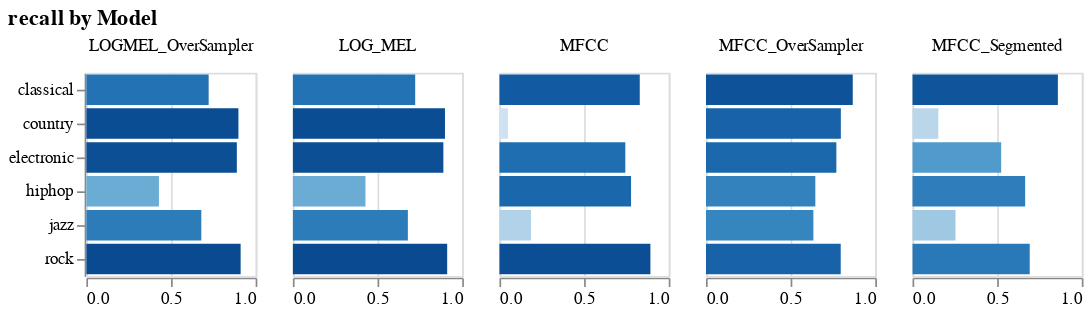

Here is the notebook cell this chart was saved with:
### Code cell
comp.display_metric_comparison_chart(comp.metrics[1])

### Figure 1 — Vega specification as saved in the notebook (floating-point values rounded to 4 significant figures)
{"$schema": "https://vega.github.io/schema/vega/v5.json", "data": [{"name": "source_0", "values": [{"index": "MFCC", "classical": 0.8289, "country": 0.05085, "electronic": 0.7435, "hiphop": 0.7773, "jazz": 0.1866, "rock": 0.8917, "accuracy": 0.7867, "macro avg": 0.5798, "weighted avg": 0.7867, "type": "classical", "amount": 0.8289, "amount_start": 0.0, "amount_end": 0.8289}, {"index": "MFCC", "classical": 0.8289, "country": 0.05085, "electronic": 0.7435, "hiphop": 0.7773, "jazz": 0.1866, "rock": 0.8917, "accuracy": 0.7867, "macro avg": 0.5798, "weighted avg": 0.7867, "type": "country", "amount": 0.05085, "amount_start": 0.0, "amount_end": 0.05085}, {"index": "MFCC", "classical": 0.8289, "country": 0.05085, "electronic": 0.7435, "hiphop": 0.7773, "jazz": 0.1866, "rock": 0.8917, "accuracy": 0.7867, "macro avg": 0.5798, "weighted avg": 0.7867, "type": "electronic", "amount": 0.7435, "amount_start": 0.0, "amount_end": 0.7435}, {"index": "MFCC", "classical": 0.8289, "country": 0.05085, "electronic": 0.7435, "hiphop": 0.7773, "jazz": 0.1866, "rock": 0.8917, "accuracy": 0.7867, "macro avg": 0.5798, "weighted avg": 0.7867, "type": "hiphop", "amount": 0.7773, "amount_start": 0.0, "amount_end": 0.7773}, {"index": "MFCC", "classical": 0.8289, "country": 0.05085, "electronic": 0.7435, "hiphop": 0.7773, "jazz": 0.1866, "rock": 0.8917, "accuracy": 0.7867, "macro avg": 0.5798, "weighted avg": 0.7867, "type": "jazz", "amount": 0.1866, "amount_start": 0.0, "amount_end": 0.1866}, {"index": "MFCC", "classical": 0.8289, "country": 0.05085, "electronic": 0.7435, "hiphop": 0.7773, "jazz": 0.1866, "rock": 0.8917, "accuracy": 0.7867, "macro avg": 0.5798, "weighted avg": 0.7867, "type": "rock", "amount": 0.8917, "amount_start": 0.0, "amount_end": 0.8917}, {"index": "MFCC_OverSampler", "classical": 0.8669, "country": 0.7966, "electronic": 0.7702, "hiphop": 0.6459, "jazz": 0.6343, "rock": 0.7958, "accuracy": 0.7611, "macro avg": 0.7516, "weighted avg": 0.7611, "type": "classical", "amount": 0.8669, "amount_start": 0.0, "amount_end": 0.8669}, {"index": "MFCC_OverSampler", "classical": 0.8669, "country": 0.7966, "electronic": 0.7702, "hiphop": 0.6459, "jazz": 0.6343, "rock": 0.7958, "accuracy": 0.7611, "macro avg": 0.7516, "weighted avg": 0.7611, "type": "country", "amount": 0.7966, "amount_start": 0.0, "amount_end": 0.7966}, {"index": "MFCC_OverSampler", "classical": 0.8669, "country": 0.7966, "electronic": 0.7702, "hiphop": 0.6459, "jazz": 0.6343, "rock": 0.7958, "accuracy": 0.7611, "macro avg": 0.7516, "weighted avg": 0.7611, "type": "electronic", "amount": 0.7702, "amount_start": 0.0, "amount_end": 0.7702}, {"index": "MFCC_OverSampler", "classical": 0.8669, "country": 0.7966, "electronic": 0.7702, "hiphop": 0.6459, "jazz": 0.6343, "rock": 0.7958, "accuracy": 0.7611, "macro avg": 0.7516, "weighted avg": 0.7611, "type": "hiphop", "amount": 0.6459, "amount_start": 0.0, "amount_end": 0.6459}, {"index": "MFCC_OverSampler", "classical": 0.8669, "country": 0.7966, "electronic": 0.7702, "hiphop": 0.6459, "jazz": 0.6343, "rock": 0.7958, "accuracy": 0.7611, "macro avg": 0.7516, "weighted avg": 0.7611, "type": "jazz", "amount": 0.6343, "amount_start": 0.0, "amount_end": 0.6343}, {"index": "MFCC_OverSampler", "classical": 0.8669, "country": 0.7966, "electronic": 0.7702, "hiphop": 0.6459, "jazz": 0.6343, "rock": 0.7958, "accuracy": 0.7611, "macro avg": 0.7516, "weighted avg": 0.7611, "type": "rock", "amount": 0.7958, "amount_start": 0.0, "amount_end": 0.7958}, {"index": "MFCC_Segmented", "classical": 0.8586, "country": 0.1525, "electronic": 0.5236, "hiphop": 0.6653, "jazz": 0.2537, "rock": 0.6923, "accuracy": 0.6094, "macro avg": 0.5244, "weighted avg": 0.6094, "type": "classical", "amount": 0.8586, "amount_start": 0.0, "amount_end": 0.8586}, {"index": "MFCC_Segmented", "classical": 0.8586, "country": 0.1525, "electronic": 0.5236, "hiphop": 0.6653, "jazz": 0.2537, "rock": 0.6923, "accuracy": 0.6094, "macro avg": 0.5244, "weighted avg": 0.6094, "type": "country", "amount": 0.1525, "amount_start": 0.0, "amount_end": 0.1525}, {"index": "MFCC_Segmented", "classical": 0.8586, "country": 0.1525, "electronic": 0.5236, "hiphop": 0.6653, "jazz": 0.2537, "rock": 0.6923, "accuracy": 0.6094, "macro avg": 0.5244, "weighted avg": 0.6094, "type": "electronic", "amount": 0.5236, "amount_start": 0.0, "amount_end": 0.5236}, {"index": "MFCC_Segmented", "classical": 0.8586, "country": 0.1525, "electronic": 0.5236, "hiphop": 0.6653, "jazz": 0.2537, "rock": 0.6923, "accuracy": 0.6094, "macro avg": 0.5244, "weighted avg": 0.6094, "type": "hiphop", "amount": 0.6653, "amount_start": 0.0, "amount_end": 0.6653}, {"index": "MFCC_Segmented", "classical": 0.8586, "country": 0.1525, "electronic": 0.5236, "hiphop": 0.6653, "jazz": 0.2537, "rock": 0.6923, "accuracy": 0.6094, "macro avg": 0.5244, "weighted avg": 0.6094, "type": "jazz", "amount": 0.2537, "amount_start": 0.0, "amount_end": 0.2537}, {"index": "MFCC_Segmented", "classical": 0.8586, "country": 0.1525, "electronic": 0.5236, "hiphop": 0.6653, "jazz": 0.2537, "rock": 0.6923, "accuracy": 0.6094, "macro avg": 0.5244, "weighted avg": 0.6094, "type": "rock", "amount": 0.6923, "amount_start": 0.0, "amount_end": 0.6923}, {"index": "LOG_MEL", "classical": 0.7224, "country": 0.8983, "electronic": 0.8889, "hiphop": 0.4288, "jazz": 0.6791, "rock": 0.9113, "accuracy": 0.8011, "macro avg": 0.7548, "weighted avg": 0.8011, "type": "classical", "amount": 0.7224, "amount_start": 0.0, "amount_end": 0.7224}, {"index": "LOG_MEL", "classical": 0.7224, "country": 0.8983, "electronic": 0.8889, "hiphop": 0.4288, "jazz": 0.6791, "rock": 0.9113, "accuracy": 0.8011, "macro avg": 0.7548, "weighted avg": 0.8011, "type": "country", "amount": 0.8983, "amount_start": 0.0, "amount_end": 0.8983}, {"index": "LOG_MEL", "classical": 0.7224, "country": 0.8983, "electronic": 0.8889, "hiphop": 0.4288, "jazz": 0.6791, "rock": 0.9113, "accuracy": 0.8011, "macro avg": 0.7548, "weighted avg": 0.8011, "type": "electronic", "amount": 0.8889, "amount_start": 0.0, "amount_end": 0.8889}, {"index": "LOG_MEL", "classical": 0.7224, "country": 0.8983, "electronic": 0.8889, "hiphop": 0.4288, "jazz": 0.6791, "rock": 0.9113, "accuracy": 0.8011, "macro avg": 0.7548, "weighted avg": 0.8011, "type": "hiphop", "amount": 0.4288, "amount_start": 0.0, "amount_end": 0.4288}, {"index": "LOG_MEL", "classical": 0.7224, "country": 0.8983, "electronic": 0.8889, "hiphop": 0.4288, "jazz": 0.6791, "rock": 0.9113, "accuracy": 0.8011, "macro avg": 0.7548, "weighted avg": 0.8011, "type": "jazz", "amount": 0.6791, "amount_start": 0.0, "amount_end": 0.6791}, {"index": "LOG_MEL", "classical": 0.7224, "country": 0.8983, "electronic": 0.8889, "hiphop": 0.4288, "jazz": 0.6791, "rock": 0.9113, "accuracy": 0.8011, "macro avg": 0.7548, "weighted avg": 0.8011, "type": "rock", "amount": 0.9113, "amount_start": 0.0, "amount_end": 0.9113}, {"index": "LOGMEL_OverSampler", "classical": 0.7224, "country": 0.8983, "electronic": 0.8889, "hiphop": 0.4288, "jazz": 0.6791, "rock": 0.9113, "accuracy": 0.8011, "macro avg": 0.7548, "weighted avg": 0.8011, "type": "classical", "amount": 0.7224, "amount_start": 0.0, "amount_end": 0.7224}, {"index": "LOGMEL_OverSampler", "classical": 0.7224, "country": 0.8983, "electronic": 0.8889, "hiphop": 0.4288, "jazz": 0.6791, "rock": 0.9113, "accuracy": 0.8011, "macro avg": 0.7548, "weighted avg": 0.8011, "type": "country", "amount": 0.8983, "amount_start": 0.0, "amount_end": 0.8983}, {"index": "LOGMEL_OverSampler", "classical": 0.7224, "country": 0.8983, "electronic": 0.8889, "hiphop": 0.4288, "jazz": 0.6791, "rock": 0.9113, "accuracy": 0.8011, "macro avg": 0.7548, "weighted avg": 0.8011, "type": "electronic", "amount": 0.8889, "amount_start": 0.0, "amount_end": 0.8889}, {"index": "LOGMEL_OverSampler", "classical": 0.7224, "country": 0.8983, "electronic": 0.8889, "hiphop": 0.4288, "jazz": 0.6791, "rock": 0.9113, "accuracy": 0.8011, "macro avg": 0.7548, "weighted avg": 0.8011, "type": "hiphop", "amount": 0.4288, "amount_start": 0.0, "amount_end": 0.4288}, {"index": "LOGMEL_OverSampler", "classical": 0.7224, "country": 0.8983, "electronic": 0.8889, "hiphop": 0.4288, "jazz": 0.6791, "rock": 0.9113, "accuracy": 0.8011, "macro avg": 0.7548, "weighted avg": 0.8011, "type": "jazz", "amount": 0.6791, "amount_start": 0.0, "amount_end": 0.6791}, {"index": "LOGMEL_OverSampler", "classical": 0.7224, "country": 0.8983, "electronic": 0.8889, "hiphop": 0.4288, "jazz": 0.6791, "rock": 0.9113, "accuracy": 0.8011, "macro avg": 0.7548, "weighted avg": 0.8011, "type": "rock", "amount": 0.9113, "amount_start": 0.0, "amount_end": 0.9113}]}, {"name": "column_domain", "values": [{"index": "MFCC", "count": 6}, {"index": "MFCC_OverSampler", "count": 6}, {"index": "MFCC_Segmented", "count": 6}, {"index": "LOG_MEL", "count": 6}, {"index": "LOGMEL_OverSampler", "count": 6}]}, {"name": "source_0_y_domain_type", "values": [{"type": "classical"}, {"type": "country"}, {"type": "electronic"}, {"type": "hiphop"}, {"type": "jazz"}, {"type": "rock"}]}, {"name": "source_0_color_domain_amount", "values": [{"min": 0.05085, "max": 0.9113}]}], "signals": [{"name": "child_width", "value": 100}, {"name": "y_step", "value": 20}, {"name": "child_height", "update": "bandspace(domain('y').length, 0.1, 0.05) * y_step"}], "marks": [{"type": "group", "name": "row_header", "encode": {"update": {"height": {"signal": "child_height"}}}, "axes": [{"scale": "y", "grid": false, "zindex": 0, "orient": "left"}], "role": "row-header"}, {"type": "group", "name": "column_header", "from": {"data": "column_domain"}, "sort": {"field": "datum[\"index\"]", "order": "ascending"}, "encode": {"update": {"width": {"signal": "child_width"}}}, "title": {"text": {"signal": "isValid(parent[\"index\"]) ? parent[\"index\"] : \"\"+parent[\"index\"]"}, "style": "guide-label", "frame": "group", "offset": 10}, "role": "column-header"}, {"type": "group", "name": "column_footer", "from": {"data": "column_domain"}, "sort": {"field": "datum[\"index\"]", "order": "ascending"}, "encode": {"update": {"width": {"signal": "child_width"}}}, "axes": [{"scale": "x", "labelFlush": true, "zindex": 0, "labelOverlap": true, "grid": false, "orient": "bottom", "tickCount": {"signal": "ceil(child_width/40)"}}], "role": "column-footer"}, {"type": "group", "name": "cell", "from": {"facet": {"data": "source_0", "name": "facet", "groupby": ["index"]}}, "sort": {"field": ["datum[\"index\"]"], "order": ["ascending"]}, "encode": {"update": {"width": {"signal": "child_width"}, "height": {"signal": "child_height"}}}, "marks": [{"type": "rect", "name": "child_marks", "from": {"data": "facet"}, "encode": {"update": {"x2": {"field": "amount_start", "scale": "x"}, "y": {"field": "type", "scale": "y"}, "height": {"signal": "max(0.25, bandwidth('y'))"}, "fill": {"field": "amount", "scale": "color"}, "x": {"field": "amount_end", "scale": "x"}}}, "style": ["bar"]}], "axes": [{"scale": "x", "maxExtent": 0, "domain": false, "labels": false, "grid": true, "minExtent": 0, "ticks": false, "zindex": 0, "gridScale": "y", "aria": false, "tickCount": {"signal": "ceil(child_width/40)"}, "orient": "bottom"}], "style": "cell"}], "scales": [{"name": "x", "type": "linear", "domain": {"data": "source_0", "fields": ["amount_start", "amount_end"]}, "range": [0, {"signal": "child_width"}], "nice": true, "zero": true}, {"name": "y", "type": "band", "domain": {"data": "source_0_y_domain_type", "field": "type", "sort": true}, "range": {"step": {"signal": "y_step"}}, "paddingOuter": 0.05, "paddingInner": 0.1}, {"name": "color", "type": "linear", "domain": [{"signal": "(data(\"source_0_color_domain_amount\")[0] || {}).min"}, {"signal": "(data(\"source_0_color_domain_amount\")[0] || {}).max"}], "range": "ramp", "zero": false, "interpolate": "hcl"}], "title": {"text": "recall by Model", "anchor": "start"}, "background": "white", "padding": 5, "layout": {"padding": 20, "columns": {"signal": "length(data('column_domain'))"}, "bounds": "full", "align": "all"}}
